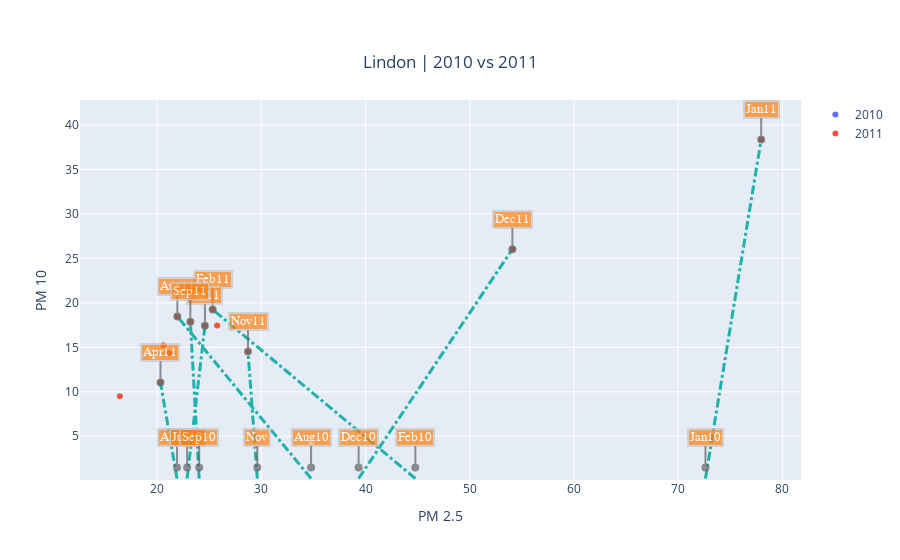
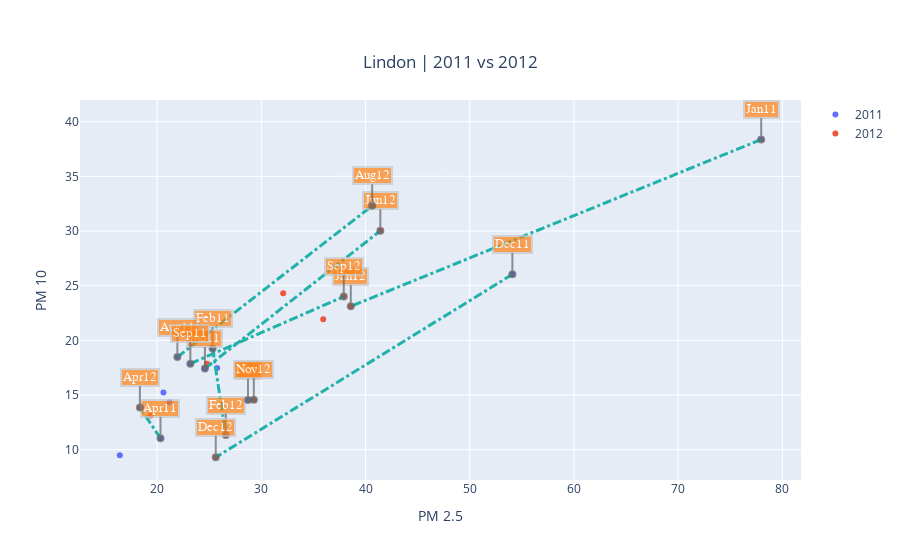
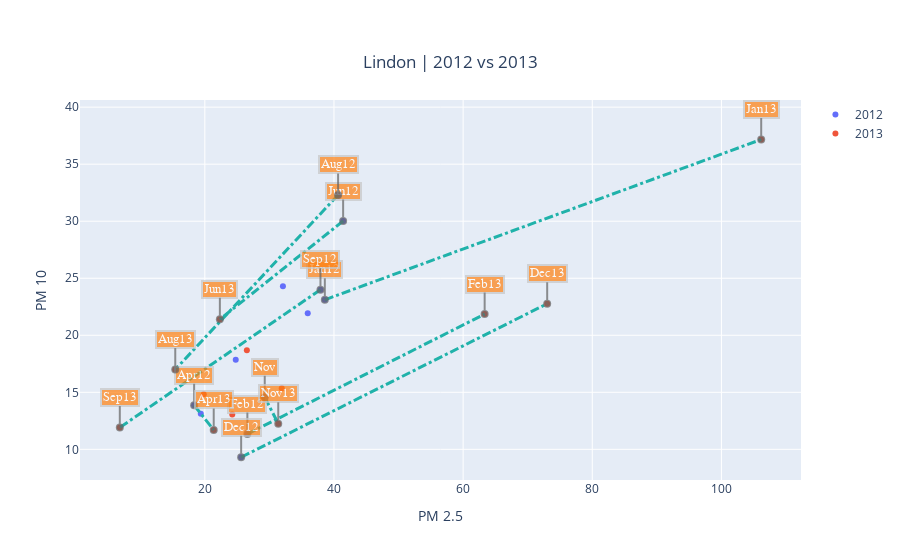
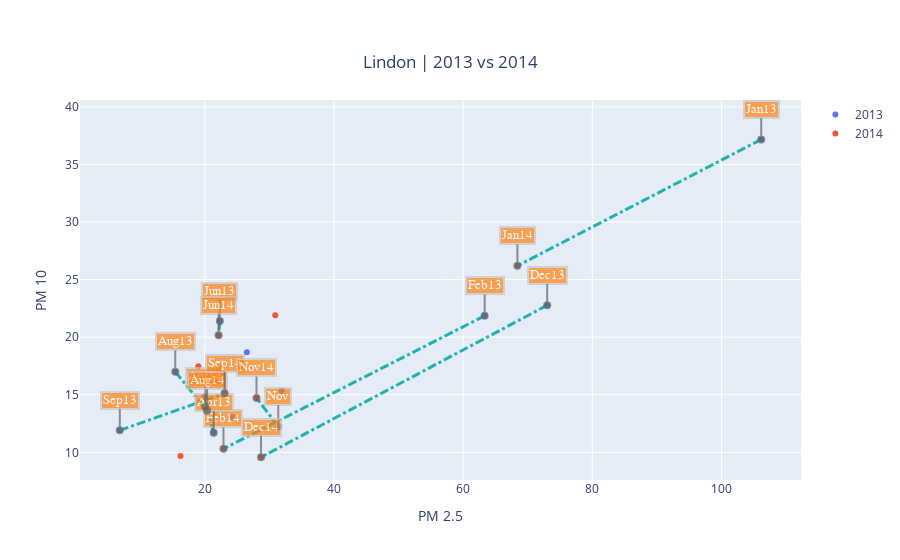

Source (notebook cell) for these figures, in order:
### Code cell
for i in arg_list:
    plot(*i)

### Figure 1 — Plotly figure (JSON) as saved in the notebook; plotly's stock layout.template omitted (floating-point values rounded to 4 significant figures)
{"data": [{"mode": "markers", "name": "2010", "type": "scatter", "x": [72.62, 44.78, 33.66, 21.91, 18.7, 22.88, 36.06, 34.77, 24.03, 21.29, 29.61, 39.33], "y": [null, null, null, null, null, null, null, null, null, null, null, null]}, {"mode": "markers", "name": "2011", "type": "scatter", "x": [77.97, 25.32, 20.61, 20.32, 16.42, 24.59, 25.76, 21.94, 23.19, 21.18, 28.72, 54.09], "y": [38.37, 19.25, 15.22, 11.04, 9.5, 17.41, 17.47, 18.47, 17.86, 14.33, 14.53, 26.03]}], "layout": {"annotations": [{"align": "center", "arrowcolor": "#636363", "arrowhead": 6, "arrowsize": 1, "arrowwidth": 2, "ax": 0, "ay": -30, "bgcolor": "#ff7f0e", "bordercolor": "#c7c7c7", "borderpad": 1, "borderwidth": 2, "font": {"color": "#ffffff", "family": "Courier New, monospace", "size": 13}, "opacity": 0.7, "showarrow": true, "text": "Jan10", "visible": true, "x": 72.62, "xref": "x", "y": null, "yref": "y"}, {"align": "center", "arrowcolor": "#636363", "arrowhead": 6, "arrowsize": 1, "arrowwidth": 2, "ax": 0, "ay": -30, "bgcolor": "#ff7f0e", "bordercolor": "#c7c7c7", "borderpad": 1, "borderwidth": 2, "font": {"color": "#ffffff", "family": "Courier New, monospace", "size": 13}, "opacity": 0.7, "showarrow": true, "text": "Jan11", "visible": true, "x": 77.97, "xref": "x", "y": 38.37, "yref": "y"}, {"align": "center", "arrowcolor": "#636363", "arrowhead": 6, "arrowsize": 1, "arrowwidth": 2, "ax": 0, "ay": -30, "bgcolor": "#ff7f0e", "bordercolor": "#c7c7c7", "borderpad": 1, "borderwidth": 2, "font": {"color": "#ffffff", "family": "Courier New, monospace", "size": 13}, "opacity": 0.7, "showarrow": true, "text": "Feb10", "visible": true, "x": 44.78, "xref": "x", "y": null, "yref": "y"}, {"align": "center", "arrowcolor": "#636363", "arrowhead": 6, "arrowsize": 1, "arrowwidth": 2, "ax": 0, "ay": -30, "bgcolor": "#ff7f0e", "bordercolor": "#c7c7c7", "borderpad": 1, "borderwidth": 2, "font": {"color": "#ffffff", "family": "Courier New, monospace", "size": 13}, "opacity": 0.7, "showarrow": true, "text": "Feb11", "visible": true, "x": 25.32, "xref": "x", "y": 19.25, "yref": "y"}, {"align": "center", "arrowcolor": "#636363", "arrowhead": 6, "arrowsize": 1, "arrowwidth": 2, "ax": 0, "ay": -30, "bgcolor": "#ff7f0e", "bordercolor": "#c7c7c7", "borderpad": 1, "borderwidth": 2, "font": {"color": "#ffffff", "family": "Courier New, monospace", "size": 13}, "opacity": 0.7, "showarrow": true, "text": "Apr10", "visible": true, "x": 21.91, "xref": "x", "y": null, "yref": "y"}, {"align": "center", "arrowcolor": "#636363", "arrowhead": 6, "arrowsize": 1, "arrowwidth": 2, "ax": 0, "ay": -30, "bgcolor": "#ff7f0e", "bordercolor": "#c7c7c7", "borderpad": 1, "borderwidth": 2, "font": {"color": "#ffffff", "family": "Courier New, monospace", "size": 13}, "opacity": 0.7, "showarrow": true, "text": "Apr11", "visible": true, "x": 20.32, "xref": "x", "y": 11.04, "yref": "y"}, {"align": "center", "arrowcolor": "#636363", "arrowhead": 6, "arrowsize": 1, "arrowwidth": 2, "ax": 0, "ay": -30, "bgcolor": "#ff7f0e", "bordercolor": "#c7c7c7", "borderpad": 1, "borderwidth": 2, "font": {"color": "#ffffff", "family": "Courier New, monospace", "size": 13}, "opacity": 0.7, "showarrow": true, "text": "Jun10", "visible": true, "x": 22.88, "xref": "x", "y": null, "yref": "y"}, {"align": "center", "arrowcolor": "#636363", "arrowhead": 6, "arrowsize": 1, "arrowwidth": 2, "ax": 0, "ay": -30, "bgcolor": "#ff7f0e", "bordercolor": "#c7c7c7", "borderpad": 1, "borderwidth": 2, "font": {"color": "#ffffff", "family": "Courier New, monospace", "size": 13}, "opacity": 0.7, "showarrow": true, "text": "Jun11", "visible": true, "x": 24.59, "xref": "x", "y": 17.41, "yref": "y"}, {"align": "center", "arrowcolor": "#636363", "arrowhead": 6, "arrowsize": 1, "arrowwidth": 2, "ax": 0, "ay": -30, "bgcolor": "#ff7f0e", "bordercolor": "#c7c7c7", "borderpad": 1, "borderwidth": 2, "font": {"color": "#ffffff", "family": "Courier New, monospace", "size": 13}, "opacity": 0.7, "showarrow": true, "text": "Aug10", "visible": true, "x": 34.77, "xref": "x", "y": null, "yref": "y"}, {"align": "center", "arrowcolor": "#636363", "arrowhead": 6, "arrowsize": 1, "arrowwidth": 2, "ax": 0, "ay": -30, "bgcolor": "#ff7f0e", "bordercolor": "#c7c7c7", "borderpad": 1, "borderwidth": 2, "font": {"color": "#ffffff", "family": "Courier New, monospace", "size": 13}, "opacity": 0.7, "showarrow": true, "text": "Aug11", "visible": true, "x": 21.94, "xref": "x", "y": 18.47, "yref": "y"}, {"align": "center", "arrowcolor": "#636363", "arrowhead": 6, "arrowsize": 1, "arrowwidth": 2, "ax": 0, "ay": -30, "bgcolor": "#ff7f0e", "bordercolor": "#c7c7c7", "borderpad": 1, "borderwidth": 2, "font": {"color": "#ffffff", "family": "Courier New, monospace", "size": 13}, "opacity": 0.7, "showarrow": true, "text": "Sep10", "visible": true, "x": 24.03, "xref": "x", "y": null, "yref": "y"}, {"align": "center", "arrowcolor": "#636363", "arrowhead": 6, "arrowsize": 1, "arrowwidth": 2, "ax": 0, "ay": -30, "bgcolor": "#ff7f0e", "bordercolor": "#c7c7c7", "borderpad": 1, "borderwidth": 2, "font": {"color": "#ffffff", "family": "Courier New, monospace", "size": 13}, "opacity": 0.7, "showarrow": true, "text": "Sep11", "visible": true, "x": 23.19, "xref": "x", "y": 17.86, "yref": "y"}, {"align": "center", "arrowcolor": "#636363", "arrowhead": 6, "arrowsize": 1, "arrowwidth": 2, "ax": 0, "ay": -30, "bgcolor": "#ff7f0e", "bordercolor": "#c7c7c7", "borderpad": 1, "borderwidth": 2, "font": {"color": "#ffffff", "family": "Courier New, monospace", "size": 13}, "opacity": 0.7, "showarrow": true, "text": "Nov", "visible": true, "x": 29.61, "xref": "x", "y": null, "yref": "y"}, {"align": "center", "arrowcolor": "#636363", "arrowhead": 6, "arrowsize": 1, "arrowwidth": 2, "ax": 0, "ay": -30, "bgcolor": "#ff7f0e", "bordercolor": "#c7c7c7", "borderpad": 1, "borderwidth": 2, "font": {"color": "#ffffff", "family": "Courier New, monospace", "size": 13}, "opacity": 0.7, "showarrow": true, "text": "Nov11", "visible": true, "x": 28.72, "xref": "x", "y": 14.53, "yref": "y"}, {"align": "center", "arrowcolor": "#636363", "arrowhead": 6, "arrowsize": 1, "arrowwidth": 2, "ax": 0, "ay": -30, "bgcolor": "#ff7f0e", "bordercolor": "#c7c7c7", "borderpad": 1, "borderwidth": 2, "font": {"color": "#ffffff", "family": "Courier New, monospace", "size": 13}, "opacity": 0.7, "showarrow": true, "text": "Dec10", "visible": true, "x": 39.33, "xref": "x", "y": null, "yref": "y"}, {"align": "center", "arrowcolor": "#636363", "arrowhead": 6, "arrowsize": 1, "arrowwidth": 2, "ax": 0, "ay": -30, "bgcolor": "#ff7f0e", "bordercolor": "#c7c7c7", "borderpad": 1, "borderwidth": 2, "font": {"color": "#ffffff", "family": "Courier New, monospace", "size": 13}, "opacity": 0.7, "showarrow": true, "text": "Dec11", "visible": true, "x": 54.09, "xref": "x", "y": 26.03, "yref": "y"}], "shapes": [{"line": {"color": "LightSeaGreen", "dash": "dashdot", "width": 3}, "type": "line", "x0": 72.62, "x1": 77.97, "y0": null, "y1": 38.37}, {"line": {"color": "LightSeaGreen", "dash": "dashdot", "width": 3}, "type": "line", "x0": 44.78, "x1": 25.32, "y0": null, "y1": 19.25}, {"line": {"color": "LightSeaGreen", "dash": "dashdot", "width": 3}, "type": "line", "x0": 21.91, "x1": 20.32, "y0": null, "y1": 11.04}, {"line": {"color": "LightSeaGreen", "dash": "dashdot", "width": 3}, "type": "line", "x0": 22.88, "x1": 24.59, "y0": null, "y1": 17.41}, {"line": {"color": "LightSeaGreen", "dash": "dashdot", "width": 3}, "type": "line", "x0": 34.77, "x1": 21.94, "y0": null, "y1": 18.47}, {"line": {"color": "LightSeaGreen", "dash": "dashdot", "width": 3}, "type": "line", "x0": 24.03, "x1": 23.19, "y0": null, "y1": 17.86}, {"line": {"color": "LightSeaGreen", "dash": "dashdot", "width": 3}, "type": "line", "x0": 29.61, "x1": 28.72, "y0": null, "y1": 14.53}, {"line": {"color": "LightSeaGreen", "dash": "dashdot", "width": 3}, "type": "line", "x0": 39.33, "x1": 54.09, "y0": null, "y1": 26.03}], "showlegend": true, "title": {"text": " Lindon | 2010 vs 2011", "x": 0.5, "xanchor": "center", "y": 0.9, "yanchor": "top"}, "xaxis": {"title": {"text": "PM 2.5"}}, "yaxis": {"title": {"text": "PM 10"}}}}

### Figure 2 — Plotly figure (JSON) as saved in the notebook; plotly's stock layout.template omitted (floating-point values rounded to 4 significant figures)
{"data": [{"mode": "markers", "name": "2011", "type": "scatter", "x": [77.97, 25.32, 20.61, 20.32, 16.42, 24.59, 25.76, 21.94, 23.19, 21.18, 28.72, 54.09], "y": [38.37, 19.25, 15.22, 11.04, 9.5, 17.41, 17.47, 18.47, 17.86, 14.33, 14.53, 26.03]}, {"mode": "markers", "name": "2012", "type": "scatter", "x": [38.58, 26.59, 19.38, 18.34, 35.94, 41.42, 32.09, 40.64, 37.91, 24.79, 29.28, 25.62], "y": [23.11, 11.34, 13.13, 13.87, 21.93, 30.02, 24.3, 32.31, 24, 17.85, 14.57, 9.306]}], "layout": {"annotations": [{"align": "center", "arrowcolor": "#636363", "arrowhead": 6, "arrowsize": 1, "arrowwidth": 2, "ax": 0, "ay": -30, "bgcolor": "#ff7f0e", "bordercolor": "#c7c7c7", "borderpad": 1, "borderwidth": 2, "font": {"color": "#ffffff", "family": "Courier New, monospace", "size": 13}, "opacity": 0.7, "showarrow": true, "text": "Jan11", "visible": true, "x": 77.97, "xref": "x", "y": 38.37, "yref": "y"}, {"align": "center", "arrowcolor": "#636363", "arrowhead": 6, "arrowsize": 1, "arrowwidth": 2, "ax": 0, "ay": -30, "bgcolor": "#ff7f0e", "bordercolor": "#c7c7c7", "borderpad": 1, "borderwidth": 2, "font": {"color": "#ffffff", "family": "Courier New, monospace", "size": 13}, "opacity": 0.7, "showarrow": true, "text": "Jan12", "visible": true, "x": 38.58, "xref": "x", "y": 23.11, "yref": "y"}, {"align": "center", "arrowcolor": "#636363", "arrowhead": 6, "arrowsize": 1, "arrowwidth": 2, "ax": 0, "ay": -30, "bgcolor": "#ff7f0e", "bordercolor": "#c7c7c7", "borderpad": 1, "borderwidth": 2, "font": {"color": "#ffffff", "family": "Courier New, monospace", "size": 13}, "opacity": 0.7, "showarrow": true, "text": "Feb11", "visible": true, "x": 25.32, "xref": "x", "y": 19.25, "yref": "y"}, {"align": "center", "arrowcolor": "#636363", "arrowhead": 6, "arrowsize": 1, "arrowwidth": 2, "ax": 0, "ay": -30, "bgcolor": "#ff7f0e", "bordercolor": "#c7c7c7", "borderpad": 1, "borderwidth": 2, "font": {"color": "#ffffff", "family": "Courier New, monospace", "size": 13}, "opacity": 0.7, "showarrow": true, "text": "Feb12", "visible": true, "x": 26.59, "xref": "x", "y": 11.34, "yref": "y"}, {"align": "center", "arrowcolor": "#636363", "arrowhead": 6, "arrowsize": 1, "arrowwidth": 2, "ax": 0, "ay": -30, "bgcolor": "#ff7f0e", "bordercolor": "#c7c7c7", "borderpad": 1, "borderwidth": 2, "font": {"color": "#ffffff", "family": "Courier New, monospace", "size": 13}, "opacity": 0.7, "showarrow": true, "text": "Apr11", "visible": true, "x": 20.32, "xref": "x", "y": 11.04, "yref": "y"}, {"align": "center", "arrowcolor": "#636363", "arrowhead": 6, "arrowsize": 1, "arrowwidth": 2, "ax": 0, "ay": -30, "bgcolor": "#ff7f0e", "bordercolor": "#c7c7c7", "borderpad": 1, "borderwidth": 2, "font": {"color": "#ffffff", "family": "Courier New, monospace", "size": 13}, "opacity": 0.7, "showarrow": true, "text": "Apr12", "visible": true, "x": 18.34, "xref": "x", "y": 13.87, "yref": "y"}, {"align": "center", "arrowcolor": "#636363", "arrowhead": 6, "arrowsize": 1, "arrowwidth": 2, "ax": 0, "ay": -30, "bgcolor": "#ff7f0e", "bordercolor": "#c7c7c7", "borderpad": 1, "borderwidth": 2, "font": {"color": "#ffffff", "family": "Courier New, monospace", "size": 13}, "opacity": 0.7, "showarrow": true, "text": "Jun11", "visible": true, "x": 24.59, "xref": "x", "y": 17.41, "yref": "y"}, {"align": "center", "arrowcolor": "#636363", "arrowhead": 6, "arrowsize": 1, "arrowwidth": 2, "ax": 0, "ay": -30, "bgcolor": "#ff7f0e", "bordercolor": "#c7c7c7", "borderpad": 1, "borderwidth": 2, "font": {"color": "#ffffff", "family": "Courier New, monospace", "size": 13}, "opacity": 0.7, "showarrow": true, "text": "Jun12", "visible": true, "x": 41.42, "xref": "x", "y": 30.02, "yref": "y"}, {"align": "center", "arrowcolor": "#636363", "arrowhead": 6, "arrowsize": 1, "arrowwidth": 2, "ax": 0, "ay": -30, "bgcolor": "#ff7f0e", "bordercolor": "#c7c7c7", "borderpad": 1, "borderwidth": 2, "font": {"color": "#ffffff", "family": "Courier New, monospace", "size": 13}, "opacity": 0.7, "showarrow": true, "text": "Aug11", "visible": true, "x": 21.94, "xref": "x", "y": 18.47, "yref": "y"}, {"align": "center", "arrowcolor": "#636363", "arrowhead": 6, "arrowsize": 1, "arrowwidth": 2, "ax": 0, "ay": -30, "bgcolor": "#ff7f0e", "bordercolor": "#c7c7c7", "borderpad": 1, "borderwidth": 2, "font": {"color": "#ffffff", "family": "Courier New, monospace", "size": 13}, "opacity": 0.7, "showarrow": true, "text": "Aug12", "visible": true, "x": 40.64, "xref": "x", "y": 32.31, "yref": "y"}, {"align": "center", "arrowcolor": "#636363", "arrowhead": 6, "arrowsize": 1, "arrowwidth": 2, "ax": 0, "ay": -30, "bgcolor": "#ff7f0e", "bordercolor": "#c7c7c7", "borderpad": 1, "borderwidth": 2, "font": {"color": "#ffffff", "family": "Courier New, monospace", "size": 13}, "opacity": 0.7, "showarrow": true, "text": "Sep11", "visible": true, "x": 23.19, "xref": "x", "y": 17.86, "yref": "y"}, {"align": "center", "arrowcolor": "#636363", "arrowhead": 6, "arrowsize": 1, "arrowwidth": 2, "ax": 0, "ay": -30, "bgcolor": "#ff7f0e", "bordercolor": "#c7c7c7", "borderpad": 1, "borderwidth": 2, "font": {"color": "#ffffff", "family": "Courier New, monospace", "size": 13}, "opacity": 0.7, "showarrow": true, "text": "Sep12", "visible": true, "x": 37.91, "xref": "x", "y": 24, "yref": "y"}, {"align": "center", "arrowcolor": "#636363", "arrowhead": 6, "arrowsize": 1, "arrowwidth": 2, "ax": 0, "ay": -30, "bgcolor": "#ff7f0e", "bordercolor": "#c7c7c7", "borderpad": 1, "borderwidth": 2, "font": {"color": "#ffffff", "family": "Courier New, monospace", "size": 13}, "opacity": 0.7, "showarrow": true, "text": "Nov", "visible": true, "x": 28.72, "xref": "x", "y": 14.53, "yref": "y"}, {"align": "center", "arrowcolor": "#636363", "arrowhead": 6, "arrowsize": 1, "arrowwidth": 2, "ax": 0, "ay": -30, "bgcolor": "#ff7f0e", "bordercolor": "#c7c7c7", "borderpad": 1, "borderwidth": 2, "font": {"color": "#ffffff", "family": "Courier New, monospace", "size": 13}, "opacity": 0.7, "showarrow": true, "text": "Nov12", "visible": true, "x": 29.28, "xref": "x", "y": 14.57, "yref": "y"}, {"align": "center", "arrowcolor": "#636363", "arrowhead": 6, "arrowsize": 1, "arrowwidth": 2, "ax": 0, "ay": -30, "bgcolor": "#ff7f0e", "bordercolor": "#c7c7c7", "borderpad": 1, "borderwidth": 2, "font": {"color": "#ffffff", "family": "Courier New, monospace", "size": 13}, "opacity": 0.7, "showarrow": true, "text": "Dec11", "visible": true, "x": 54.09, "xref": "x", "y": 26.03, "yref": "y"}, {"align": "center", "arrowcolor": "#636363", "arrowhead": 6, "arrowsize": 1, "arrowwidth": 2, "ax": 0, "ay": -30, "bgcolor": "#ff7f0e", "bordercolor": "#c7c7c7", "borderpad": 1, "borderwidth": 2, "font": {"color": "#ffffff", "family": "Courier New, monospace", "size": 13}, "opacity": 0.7, "showarrow": true, "text": "Dec12", "visible": true, "x": 25.62, "xref": "x", "y": 9.306, "yref": "y"}], "shapes": [{"line": {"color": "LightSeaGreen", "dash": "dashdot", "width": 3}, "type": "line", "x0": 77.97, "x1": 38.58, "y0": 38.37, "y1": 23.11}, {"line": {"color": "LightSeaGreen", "dash": "dashdot", "width": 3}, "type": "line", "x0": 25.32, "x1": 26.59, "y0": 19.25, "y1": 11.34}, {"line": {"color": "LightSeaGreen", "dash": "dashdot", "width": 3}, "type": "line", "x0": 20.32, "x1": 18.34, "y0": 11.04, "y1": 13.87}, {"line": {"color": "LightSeaGreen", "dash": "dashdot", "width": 3}, "type": "line", "x0": 24.59, "x1": 41.42, "y0": 17.41, "y1": 30.02}, {"line": {"color": "LightSeaGreen", "dash": "dashdot", "width": 3}, "type": "line", "x0": 21.94, "x1": 40.64, "y0": 18.47, "y1": 32.31}, {"line": {"color": "LightSeaGreen", "dash": "dashdot", "width": 3}, "type": "line", "x0": 23.19, "x1": 37.91, "y0": 17.86, "y1": 24}, {"line": {"color": "LightSeaGreen", "dash": "dashdot", "width": 3}, "type": "line", "x0": 28.72, "x1": 29.28, "y0": 14.53, "y1": 14.57}, {"line": {"color": "LightSeaGreen", "dash": "dashdot", "width": 3}, "type": "line", "x0": 54.09, "x1": 25.62, "y0": 26.03, "y1": 9.306}], "showlegend": true, "title": {"text": " Lindon | 2011 vs 2012", "x": 0.5, "xanchor": "center", "y": 0.9, "yanchor": "top"}, "xaxis": {"title": {"text": "PM 2.5"}}, "yaxis": {"title": {"text": "PM 10"}}}}

### Figure 3 — Plotly figure (JSON) as saved in the notebook; plotly's stock layout.template omitted (floating-point values rounded to 4 significant figures)
{"data": [{"mode": "markers", "name": "2012", "type": "scatter", "x": [38.58, 26.59, 19.38, 18.34, 35.94, 41.42, 32.09, 40.64, 37.91, 24.79, 29.28, 25.62], "y": [23.11, 11.34, 13.13, 13.87, 21.93, 30.02, 24.3, 32.31, 24, 17.85, 14.57, 9.306]}, {"mode": "markers", "name": "2013", "type": "scatter", "x": [106.2, 63.33, 31.91, 21.38, 19.84, 22.33, 26.51, 15.42, 6.833, 24.25, 31.37, 73.02], "y": [37.16, 21.86, 15.35, 11.7, 14.84, 21.4, 18.69, 17, 11.91, 13.06, 12.25, 22.77]}], "layout": {"annotations": [{"align": "center", "arrowcolor": "#636363", "arrowhead": 6, "arrowsize": 1, "arrowwidth": 2, "ax": 0, "ay": -30, "bgcolor": "#ff7f0e", "bordercolor": "#c7c7c7", "borderpad": 1, "borderwidth": 2, "font": {"color": "#ffffff", "family": "Courier New, monospace", "size": 13}, "opacity": 0.7, "showarrow": true, "text": "Jan12", "visible": true, "x": 38.58, "xref": "x", "y": 23.11, "yref": "y"}, {"align": "center", "arrowcolor": "#636363", "arrowhead": 6, "arrowsize": 1, "arrowwidth": 2, "ax": 0, "ay": -30, "bgcolor": "#ff7f0e", "bordercolor": "#c7c7c7", "borderpad": 1, "borderwidth": 2, "font": {"color": "#ffffff", "family": "Courier New, monospace", "size": 13}, "opacity": 0.7, "showarrow": true, "text": "Jan13", "visible": true, "x": 106.2, "xref": "x", "y": 37.16, "yref": "y"}, {"align": "center", "arrowcolor": "#636363", "arrowhead": 6, "arrowsize": 1, "arrowwidth": 2, "ax": 0, "ay": -30, "bgcolor": "#ff7f0e", "bordercolor": "#c7c7c7", "borderpad": 1, "borderwidth": 2, "font": {"color": "#ffffff", "family": "Courier New, monospace", "size": 13}, "opacity": 0.7, "showarrow": true, "text": "Feb12", "visible": true, "x": 26.59, "xref": "x", "y": 11.34, "yref": "y"}, {"align": "center", "arrowcolor": "#636363", "arrowhead": 6, "arrowsize": 1, "arrowwidth": 2, "ax": 0, "ay": -30, "bgcolor": "#ff7f0e", "bordercolor": "#c7c7c7", "borderpad": 1, "borderwidth": 2, "font": {"color": "#ffffff", "family": "Courier New, monospace", "size": 13}, "opacity": 0.7, "showarrow": true, "text": "Feb13", "visible": true, "x": 63.33, "xref": "x", "y": 21.86, "yref": "y"}, {"align": "center", "arrowcolor": "#636363", "arrowhead": 6, "arrowsize": 1, "arrowwidth": 2, "ax": 0, "ay": -30, "bgcolor": "#ff7f0e", "bordercolor": "#c7c7c7", "borderpad": 1, "borderwidth": 2, "font": {"color": "#ffffff", "family": "Courier New, monospace", "size": 13}, "opacity": 0.7, "showarrow": true, "text": "Apr12", "visible": true, "x": 18.34, "xref": "x", "y": 13.87, "yref": "y"}, {"align": "center", "arrowcolor": "#636363", "arrowhead": 6, "arrowsize": 1, "arrowwidth": 2, "ax": 0, "ay": -30, "bgcolor": "#ff7f0e", "bordercolor": "#c7c7c7", "borderpad": 1, "borderwidth": 2, "font": {"color": "#ffffff", "family": "Courier New, monospace", "size": 13}, "opacity": 0.7, "showarrow": true, "text": "Apr13", "visible": true, "x": 21.38, "xref": "x", "y": 11.7, "yref": "y"}, {"align": "center", "arrowcolor": "#636363", "arrowhead": 6, "arrowsize": 1, "arrowwidth": 2, "ax": 0, "ay": -30, "bgcolor": "#ff7f0e", "bordercolor": "#c7c7c7", "borderpad": 1, "borderwidth": 2, "font": {"color": "#ffffff", "family": "Courier New, monospace", "size": 13}, "opacity": 0.7, "showarrow": true, "text": "Jun12", "visible": true, "x": 41.42, "xref": "x", "y": 30.02, "yref": "y"}, {"align": "center", "arrowcolor": "#636363", "arrowhead": 6, "arrowsize": 1, "arrowwidth": 2, "ax": 0, "ay": -30, "bgcolor": "#ff7f0e", "bordercolor": "#c7c7c7", "borderpad": 1, "borderwidth": 2, "font": {"color": "#ffffff", "family": "Courier New, monospace", "size": 13}, "opacity": 0.7, "showarrow": true, "text": "Jun13", "visible": true, "x": 22.33, "xref": "x", "y": 21.4, "yref": "y"}, {"align": "center", "arrowcolor": "#636363", "arrowhead": 6, "arrowsize": 1, "arrowwidth": 2, "ax": 0, "ay": -30, "bgcolor": "#ff7f0e", "bordercolor": "#c7c7c7", "borderpad": 1, "borderwidth": 2, "font": {"color": "#ffffff", "family": "Courier New, monospace", "size": 13}, "opacity": 0.7, "showarrow": true, "text": "Aug12", "visible": true, "x": 40.64, "xref": "x", "y": 32.31, "yref": "y"}, {"align": "center", "arrowcolor": "#636363", "arrowhead": 6, "arrowsize": 1, "arrowwidth": 2, "ax": 0, "ay": -30, "bgcolor": "#ff7f0e", "bordercolor": "#c7c7c7", "borderpad": 1, "borderwidth": 2, "font": {"color": "#ffffff", "family": "Courier New, monospace", "size": 13}, "opacity": 0.7, "showarrow": true, "text": "Aug13", "visible": true, "x": 15.42, "xref": "x", "y": 17, "yref": "y"}, {"align": "center", "arrowcolor": "#636363", "arrowhead": 6, "arrowsize": 1, "arrowwidth": 2, "ax": 0, "ay": -30, "bgcolor": "#ff7f0e", "bordercolor": "#c7c7c7", "borderpad": 1, "borderwidth": 2, "font": {"color": "#ffffff", "family": "Courier New, monospace", "size": 13}, "opacity": 0.7, "showarrow": true, "text": "Sep12", "visible": true, "x": 37.91, "xref": "x", "y": 24, "yref": "y"}, {"align": "center", "arrowcolor": "#636363", "arrowhead": 6, "arrowsize": 1, "arrowwidth": 2, "ax": 0, "ay": -30, "bgcolor": "#ff7f0e", "bordercolor": "#c7c7c7", "borderpad": 1, "borderwidth": 2, "font": {"color": "#ffffff", "family": "Courier New, monospace", "size": 13}, "opacity": 0.7, "showarrow": true, "text": "Sep13", "visible": true, "x": 6.833, "xref": "x", "y": 11.91, "yref": "y"}, {"align": "center", "arrowcolor": "#636363", "arrowhead": 6, "arrowsize": 1, "arrowwidth": 2, "ax": 0, "ay": -30, "bgcolor": "#ff7f0e", "bordercolor": "#c7c7c7", "borderpad": 1, "borderwidth": 2, "font": {"color": "#ffffff", "family": "Courier New, monospace", "size": 13}, "opacity": 0.7, "showarrow": true, "text": "Nov", "visible": true, "x": 29.28, "xref": "x", "y": 14.57, "yref": "y"}, {"align": "center", "arrowcolor": "#636363", "arrowhead": 6, "arrowsize": 1, "arrowwidth": 2, "ax": 0, "ay": -30, "bgcolor": "#ff7f0e", "bordercolor": "#c7c7c7", "borderpad": 1, "borderwidth": 2, "font": {"color": "#ffffff", "family": "Courier New, monospace", "size": 13}, "opacity": 0.7, "showarrow": true, "text": "Nov13", "visible": true, "x": 31.37, "xref": "x", "y": 12.25, "yref": "y"}, {"align": "center", "arrowcolor": "#636363", "arrowhead": 6, "arrowsize": 1, "arrowwidth": 2, "ax": 0, "ay": -30, "bgcolor": "#ff7f0e", "bordercolor": "#c7c7c7", "borderpad": 1, "borderwidth": 2, "font": {"color": "#ffffff", "family": "Courier New, monospace", "size": 13}, "opacity": 0.7, "showarrow": true, "text": "Dec12", "visible": true, "x": 25.62, "xref": "x", "y": 9.306, "yref": "y"}, {"align": "center", "arrowcolor": "#636363", "arrowhead": 6, "arrowsize": 1, "arrowwidth": 2, "ax": 0, "ay": -30, "bgcolor": "#ff7f0e", "bordercolor": "#c7c7c7", "borderpad": 1, "borderwidth": 2, "font": {"color": "#ffffff", "family": "Courier New, monospace", "size": 13}, "opacity": 0.7, "showarrow": true, "text": "Dec13", "visible": true, "x": 73.02, "xref": "x", "y": 22.77, "yref": "y"}], "shapes": [{"line": {"color": "LightSeaGreen", "dash": "dashdot", "width": 3}, "type": "line", "x0": 38.58, "x1": 106.2, "y0": 23.11, "y1": 37.16}, {"line": {"color": "LightSeaGreen", "dash": "dashdot", "width": 3}, "type": "line", "x0": 26.59, "x1": 63.33, "y0": 11.34, "y1": 21.86}, {"line": {"color": "LightSeaGreen", "dash": "dashdot", "width": 3}, "type": "line", "x0": 18.34, "x1": 21.38, "y0": 13.87, "y1": 11.7}, {"line": {"color": "LightSeaGreen", "dash": "dashdot", "width": 3}, "type": "line", "x0": 41.42, "x1": 22.33, "y0": 30.02, "y1": 21.4}, {"line": {"color": "LightSeaGreen", "dash": "dashdot", "width": 3}, "type": "line", "x0": 40.64, "x1": 15.42, "y0": 32.31, "y1": 17}, {"line": {"color": "LightSeaGreen", "dash": "dashdot", "width": 3}, "type": "line", "x0": 37.91, "x1": 6.833, "y0": 24, "y1": 11.91}, {"line": {"color": "LightSeaGreen", "dash": "dashdot", "width": 3}, "type": "line", "x0": 29.28, "x1": 31.37, "y0": 14.57, "y1": 12.25}, {"line": {"color": "LightSeaGreen", "dash": "dashdot", "width": 3}, "type": "line", "x0": 25.62, "x1": 73.02, "y0": 9.306, "y1": 22.77}], "showlegend": true, "title": {"text": " Lindon | 2012 vs 2013", "x": 0.5, "xanchor": "center", "y": 0.9, "yanchor": "top"}, "xaxis": {"title": {"text": "PM 2.5"}}, "yaxis": {"title": {"text": "PM 10"}}}}

### Figure 4 — Plotly figure (JSON) as saved in the notebook; plotly's stock layout.template omitted (floating-point values rounded to 4 significant figures)
{"data": [{"mode": "markers", "name": "2013", "type": "scatter", "x": [106.2, 63.33, 31.91, 21.38, 19.84, 22.33, 26.51, 15.42, 6.833, 24.25, 31.37, 73.02], "y": [37.16, 21.86, 15.35, 11.7, 14.84, 21.4, 18.69, 17, 11.91, 13.06, 12.25, 22.77]}, {"mode": "markers", "name": "2014", "type": "scatter", "x": [68.41, 22.89, 16.23, 20.08, 22.22, 22.13, 30.9, 20.35, 23.06, 19, 28, 28.7], "y": [26.2, 10.3, 9.694, 13.97, 17.32, 20.17, 21.89, 13.61, 15.12, 17.47, 14.72, 9.575]}], "layout": {"annotations": [{"align": "center", "arrowcolor": "#636363", "arrowhead": 6, "arrowsize": 1, "arrowwidth": 2, "ax": 0, "ay": -30, "bgcolor": "#ff7f0e", "bordercolor": "#c7c7c7", "borderpad": 1, "borderwidth": 2, "font": {"color": "#ffffff", "family": "Courier New, monospace", "size": 13}, "opacity": 0.7, "showarrow": true, "text": "Jan13", "visible": true, "x": 106.2, "xref": "x", "y": 37.16, "yref": "y"}, {"align": "center", "arrowcolor": "#636363", "arrowhead": 6, "arrowsize": 1, "arrowwidth": 2, "ax": 0, "ay": -30, "bgcolor": "#ff7f0e", "bordercolor": "#c7c7c7", "borderpad": 1, "borderwidth": 2, "font": {"color": "#ffffff", "family": "Courier New, monospace", "size": 13}, "opacity": 0.7, "showarrow": true, "text": "Jan14", "visible": true, "x": 68.41, "xref": "x", "y": 26.2, "yref": "y"}, {"align": "center", "arrowcolor": "#636363", "arrowhead": 6, "arrowsize": 1, "arrowwidth": 2, "ax": 0, "ay": -30, "bgcolor": "#ff7f0e", "bordercolor": "#c7c7c7", "borderpad": 1, "borderwidth": 2, "font": {"color": "#ffffff", "family": "Courier New, monospace", "size": 13}, "opacity": 0.7, "showarrow": true, "text": "Feb13", "visible": true, "x": 63.33, "xref": "x", "y": 21.86, "yref": "y"}, {"align": "center", "arrowcolor": "#636363", "arrowhead": 6, "arrowsize": 1, "arrowwidth": 2, "ax": 0, "ay": -30, "bgcolor": "#ff7f0e", "bordercolor": "#c7c7c7", "borderpad": 1, "borderwidth": 2, "font": {"color": "#ffffff", "family": "Courier New, monospace", "size": 13}, "opacity": 0.7, "showarrow": true, "text": "Feb14", "visible": true, "x": 22.89, "xref": "x", "y": 10.3, "yref": "y"}, {"align": "center", "arrowcolor": "#636363", "arrowhead": 6, "arrowsize": 1, "arrowwidth": 2, "ax": 0, "ay": -30, "bgcolor": "#ff7f0e", "bordercolor": "#c7c7c7", "borderpad": 1, "borderwidth": 2, "font": {"color": "#ffffff", "family": "Courier New, monospace", "size": 13}, "opacity": 0.7, "showarrow": true, "text": "Apr13", "visible": true, "x": 21.38, "xref": "x", "y": 11.7, "yref": "y"}, {"align": "center", "arrowcolor": "#636363", "arrowhead": 6, "arrowsize": 1, "arrowwidth": 2, "ax": 0, "ay": -30, "bgcolor": "#ff7f0e", "bordercolor": "#c7c7c7", "borderpad": 1, "borderwidth": 2, "font": {"color": "#ffffff", "family": "Courier New, monospace", "size": 13}, "opacity": 0.7, "showarrow": true, "text": "Apr14", "visible": true, "x": 20.08, "xref": "x", "y": 13.97, "yref": "y"}, {"align": "center", "arrowcolor": "#636363", "arrowhead": 6, "arrowsize": 1, "arrowwidth": 2, "ax": 0, "ay": -30, "bgcolor": "#ff7f0e", "bordercolor": "#c7c7c7", "borderpad": 1, "borderwidth": 2, "font": {"color": "#ffffff", "family": "Courier New, monospace", "size": 13}, "opacity": 0.7, "showarrow": true, "text": "Jun13", "visible": true, "x": 22.33, "xref": "x", "y": 21.4, "yref": "y"}, {"align": "center", "arrowcolor": "#636363", "arrowhead": 6, "arrowsize": 1, "arrowwidth": 2, "ax": 0, "ay": -30, "bgcolor": "#ff7f0e", "bordercolor": "#c7c7c7", "borderpad": 1, "borderwidth": 2, "font": {"color": "#ffffff", "family": "Courier New, monospace", "size": 13}, "opacity": 0.7, "showarrow": true, "text": "Jun14", "visible": true, "x": 22.13, "xref": "x", "y": 20.17, "yref": "y"}, {"align": "center", "arrowcolor": "#636363", "arrowhead": 6, "arrowsize": 1, "arrowwidth": 2, "ax": 0, "ay": -30, "bgcolor": "#ff7f0e", "bordercolor": "#c7c7c7", "borderpad": 1, "borderwidth": 2, "font": {"color": "#ffffff", "family": "Courier New, monospace", "size": 13}, "opacity": 0.7, "showarrow": true, "text": "Aug13", "visible": true, "x": 15.42, "xref": "x", "y": 17, "yref": "y"}, {"align": "center", "arrowcolor": "#636363", "arrowhead": 6, "arrowsize": 1, "arrowwidth": 2, "ax": 0, "ay": -30, "bgcolor": "#ff7f0e", "bordercolor": "#c7c7c7", "borderpad": 1, "borderwidth": 2, "font": {"color": "#ffffff", "family": "Courier New, monospace", "size": 13}, "opacity": 0.7, "showarrow": true, "text": "Aug14", "visible": true, "x": 20.35, "xref": "x", "y": 13.61, "yref": "y"}, {"align": "center", "arrowcolor": "#636363", "arrowhead": 6, "arrowsize": 1, "arrowwidth": 2, "ax": 0, "ay": -30, "bgcolor": "#ff7f0e", "bordercolor": "#c7c7c7", "borderpad": 1, "borderwidth": 2, "font": {"color": "#ffffff", "family": "Courier New, monospace", "size": 13}, "opacity": 0.7, "showarrow": true, "text": "Sep13", "visible": true, "x": 6.833, "xref": "x", "y": 11.91, "yref": "y"}, {"align": "center", "arrowcolor": "#636363", "arrowhead": 6, "arrowsize": 1, "arrowwidth": 2, "ax": 0, "ay": -30, "bgcolor": "#ff7f0e", "bordercolor": "#c7c7c7", "borderpad": 1, "borderwidth": 2, "font": {"color": "#ffffff", "family": "Courier New, monospace", "size": 13}, "opacity": 0.7, "showarrow": true, "text": "Sep14", "visible": true, "x": 23.06, "xref": "x", "y": 15.12, "yref": "y"}, {"align": "center", "arrowcolor": "#636363", "arrowhead": 6, "arrowsize": 1, "arrowwidth": 2, "ax": 0, "ay": -30, "bgcolor": "#ff7f0e", "bordercolor": "#c7c7c7", "borderpad": 1, "borderwidth": 2, "font": {"color": "#ffffff", "family": "Courier New, monospace", "size": 13}, "opacity": 0.7, "showarrow": true, "text": "Nov", "visible": true, "x": 31.37, "xref": "x", "y": 12.25, "yref": "y"}, {"align": "center", "arrowcolor": "#636363", "arrowhead": 6, "arrowsize": 1, "arrowwidth": 2, "ax": 0, "ay": -30, "bgcolor": "#ff7f0e", "bordercolor": "#c7c7c7", "borderpad": 1, "borderwidth": 2, "font": {"color": "#ffffff", "family": "Courier New, monospace", "size": 13}, "opacity": 0.7, "showarrow": true, "text": "Nov14", "visible": true, "x": 28, "xref": "x", "y": 14.72, "yref": "y"}, {"align": "center", "arrowcolor": "#636363", "arrowhead": 6, "arrowsize": 1, "arrowwidth": 2, "ax": 0, "ay": -30, "bgcolor": "#ff7f0e", "bordercolor": "#c7c7c7", "borderpad": 1, "borderwidth": 2, "font": {"color": "#ffffff", "family": "Courier New, monospace", "size": 13}, "opacity": 0.7, "showarrow": true, "text": "Dec13", "visible": true, "x": 73.02, "xref": "x", "y": 22.77, "yref": "y"}, {"align": "center", "arrowcolor": "#636363", "arrowhead": 6, "arrowsize": 1, "arrowwidth": 2, "ax": 0, "ay": -30, "bgcolor": "#ff7f0e", "bordercolor": "#c7c7c7", "borderpad": 1, "borderwidth": 2, "font": {"color": "#ffffff", "family": "Courier New, monospace", "size": 13}, "opacity": 0.7, "showarrow": true, "text": "Dec14", "visible": true, "x": 28.7, "xref": "x", "y": 9.575, "yref": "y"}], "shapes": [{"line": {"color": "LightSeaGreen", "dash": "dashdot", "width": 3}, "type": "line", "x0": 106.2, "x1": 68.41, "y0": 37.16, "y1": 26.2}, {"line": {"color": "LightSeaGreen", "dash": "dashdot", "width": 3}, "type": "line", "x0": 63.33, "x1": 22.89, "y0": 21.86, "y1": 10.3}, {"line": {"color": "LightSeaGreen", "dash": "dashdot", "width": 3}, "type": "line", "x0": 21.38, "x1": 20.08, "y0": 11.7, "y1": 13.97}, {"line": {"color": "LightSeaGreen", "dash": "dashdot", "width": 3}, "type": "line", "x0": 22.33, "x1": 22.13, "y0": 21.4, "y1": 20.17}, {"line": {"color": "LightSeaGreen", "dash": "dashdot", "width": 3}, "type": "line", "x0": 15.42, "x1": 20.35, "y0": 17, "y1": 13.61}, {"line": {"color": "LightSeaGreen", "dash": "dashdot", "width": 3}, "type": "line", "x0": 6.833, "x1": 23.06, "y0": 11.91, "y1": 15.12}, {"line": {"color": "LightSeaGreen", "dash": "dashdot", "width": 3}, "type": "line", "x0": 31.37, "x1": 28, "y0": 12.25, "y1": 14.72}, {"line": {"color": "LightSeaGreen", "dash": "dashdot", "width": 3}, "type": "line", "x0": 73.02, "x1": 28.7, "y0": 22.77, "y1": 9.575}], "showlegend": true, "title": {"text": " Lindon | 2013 vs 2014", "x": 0.5, "xanchor": "center", "y": 0.9, "yanchor": "top"}, "xaxis": {"title": {"text": "PM 2.5"}}, "yaxis": {"title": {"text": "PM 10"}}}}
